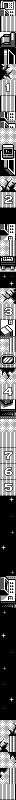

This game map was drawn from its Tiled (.tmx) file and the tilesets committed beside it. A one-line description and the full map source follow:
An orthogonal 2x100 tile map with 8x8 px tiles, 1 tile layer (metatiles).

<map height="100" orientation="orthogonal" renderorder="right-down" tileheight="8" tilewidth="8" width="2">
	<tileset firstgid="1" tilewidth="8" tileheight="8">
		<image source="../../../gfx/tilesets/gfx_06b_4ca0.png" />
	</tileset>
	<layer height="100" id="1" name="metatiles" width="2">
		<data encoding="csv">
2, 4,
3, 5,
6, 8,
7, 9,
10, 12,
11, 13,
14, 16,
15, 17,
18, 20,
19, 21,
22, 24,
23, 25,
6, 26,
7, 27,
28, 30,
29, 31,
32, 32,
32, 32,
33, 35,
34, 36,
37, 17,
38, 39,
40, 42,
41, 43,
44, 46,
45, 47,
48, 48,
48, 48,
28, 30,
49, 50,
32, 51,
32, 51,
52, 54,
53, 55,
56, 58,
57, 59,
60, 62,
61, 63,
64, 66,
65, 67,
68, 70,
69, 71,
72, 73,
32, 51,
74, 76,
75, 77,
78, 80,
79, 81,
82, 84,
83, 85,
86, 88,
87, 89,
72, 72,
32, 32,
8, 8,
9, 9,
90, 91,
23, 25,
92, 94,
93, 67,
95, 96,
65, 97,
48, 59,
48, 48,
48, 58,
48, 48,
48, 56,
48, 48,
59, 48,
48, 48,
48, 48,
48, 56,
29, 31,
28, 30,
49, 50,
87, 89,
56, 48,
48, 48,
48, 48,
59, 48,
48, 48,
48, 58,
48, 48,
56, 48,
48, 48,
58, 48,
48, 48,
48, 59,
58, 48,
48, 48,
32, 40,
32, 41,
42, 51,
43, 51,
32, 78,
32, 79,
80, 51,
81, 51,
8, 26,
9, 27</data>
	</layer>
</map>
